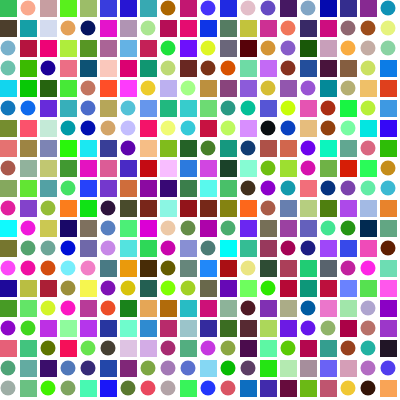
Frame 1 (no input)
Frame 60 (no input): identical to frame 1, image omitted
Frame 120 (the mouse pressed at the canvas centre since frame 60): identical to frame 1, image omitted

The p5.js sketch that drew this single still picture (run headless with seeded random() and noise() and a simulated clock; from frame 60 on, the mouse is pressed at the canvas centre):

// p5.js sketch
// ── sketch.js
const sketchWidth = 400;
const sketchHeight = 400;
const size = 20;

function drawShapes() {
  background(255);
  const columns = sketchWidth / size;
  const rows = sketchHeight / size;
  
  for (let x = 0; x < columns; x += 1) {
    for (let y = 0; y < rows; y += 1) {
      const shapeNum = random(0,3);
      if (shapeNum < 1) {
        noStroke();
        fill(random(255), random(255), random(255));
        circle(x * size + size / 2 - 2, y * size + size / 2 - 2, size-5);
      } else if (shapeNum < 3) {
        noStroke();
        fill(random(255), random(255), random(255));
        rect(x * size, y * size, size-3, size-3);
      } else {
        stroke(255,0,0);
        strokeWeight(3);
        line((x * size)+5, (y * size)+5, (x * size) + 15, (y * size) + 15);
      }
    }
  }
}

function setup() {
  createCanvas(sketchWidth, sketchHeight);
  drawShapes();
}

function keyPressed() {
  drawShapes();
}

function draw() {
}
